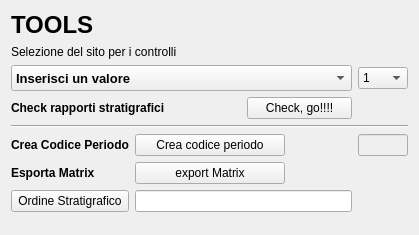
             <widget class="QWidget" name="page">
              <property name="geometry">
               <rect>
                <x>0</x>
                <y>0</y>
                <width>419</width>
                <height>235</height>
               </rect>
              </property>
              <attribute name="label">
               <string>Sistemi di controllo</string>
              </attribute>
              <layout class="QGridLayout" name="gridLayout_20">
               <item row="0" column="0">
                <widget class="QLabel" name="label_36">
                 <property name="font">
                  <font>
                   <pointsize>18</pointsize>
                   <weight>75</weight>
                   <bold>true</bold>
                  </font>
                 </property>
                 <property name="text">
                  <string>TOOLS</string>
                 </property>
                </widget>
               </item>
               <item row="1" column="0" colspan="2">
                <widget class="QLabel" name="label_9">
                 <property name="text">
                  <string>Selezione del sito per i controlli</string>
                 </property>
                </widget>
               </item>
               <item row="2" column="0" colspan="3">
                <widget class="QComboBox" name="comboBox_sito_rappcheck">
                 <property name="enabled">
                  <bool>true</bool>
                 </property>
                 <property name="minimumSize">
                  <size>
                   <width>341</width>
                   <height>26</height>
                  </size>
                 </property>
                 <property name="font">
                  <font>
                   <pointsize>10</pointsize>
                   <weight>75</weight>
                   <bold>true</bold>
                  </font>
                 </property>
                 <property name="mouseTracking">
                  <bool>true</bool>
                 </property>
                 <property name="editable">
                  <bool>false</bool>
                 </property>
                 <property name="maxVisibleItems">
                  <number>99999</number>
                 </property>
                 <property name="maxCount">
                  <number>2147483647</number>
                 </property>
                 <item>
                  <property name="text">
                   <string>Inserisci un valore</string>
                  </property>
                 </item>
                </widget>
               </item>
               <item row="3" column="0" colspan="2">
                <widget class="QLabel" name="label_70">
                 <property name="font">
                  <font>
                   <weight>75</weight>
                   <bold>true</bold>
                  </font>
                 </property>
                 <property name="text">
                  <string>Check rapporti stratigrafici</string>
                 </property>
                </widget>
               </item>
               <item row="6" column="0">
                <widget class="QLabel" name="label_48">
                 <property name="font">
                  <font>
                   <weight>75</weight>
                   <bold>true</bold>
                  </font>
                 </property>
                 <property name="text">
                  <string>Crea Codice Periodo</string>
                 </property>
                </widget>
               </item>
               <item row="6" column="1" colspan="2">
                <widget class="QPushButton" name="pushButton_crea_codice_periodo">
                 <property name="maximumSize">
                  <size>
                   <width>150</width>
                   <height>16777215</height>
                  </size>
                 </property>
                 <property name="font">
                  <font>
                   <pointsize>9</pointsize>
                  </font>
                 </property>
                 <property name="toolTip">
                  <string>Show Selcted Features</string>
                 </property>
                 <property name="text">
                  <string>Crea codice periodo</string>
                 </property>
                 <property name="icon">
                  <iconset resource="resources.qrc">
                   <normaloff>:/images/sheet.png</normaloff>:/images/sheet.png</iconset>
                 </property>
                </widget>
               </item>
               <item row="6" column="3">
                <widget class="QLineEdit" name="lineEdit_codice_periodo">
                 <property name="enabled">
                  <bool>false</bool>
                 </property>
                </widget>
               </item>
               <item row="7" column="0">
                <widget class="QLabel" name="label_45">
                 <property name="font">
                  <font>
                   <weight>75</weight>
                   <bold>true</bold>
                  </font>
                 </property>
                 <property name="text">
                  <string>Esporta Matrix</string>
                 </property>
                </widget>
               </item>
               <item row="7" column="1" colspan="2">
                <widget class="QPushButton" name="pushButton_export_matrix">
                 <property name="maximumSize">
                  <size>
                   <width>150</width>
                   <height>16777215</height>
                  </size>
                 </property>
                 <property name="font">
                  <font>
                   <pointsize>9</pointsize>
                  </font>
                 </property>
                 <property name="toolTip">
                  <string>Export PDF</string>
                 </property>
                 <property name="text">
                  <string>export Matrix</string>
                 </property>
                 <property name="icon">
                  <iconset resource="resources.qrc">
                   <normaloff>:/images/sheet.png</normaloff>:/images/sheet.png</iconset>
                 </property>
                </widget>
               </item>
               <item row="8" column="0">
                <widget class="QPushButton" name="pushButton_orderLayers">
                 <property name="font">
                  <font>
                   <pointsize>9</pointsize>
                  </font>
                 </property>
                 <property name="text">
                  <string>Ordine Stratigrafico</string>
                 </property>
                </widget>
               </item>
               <item row="8" column="1" colspan="2">
                <widget class="QLineEdit" name="lineEditOrderLayer">
                 <property name="enabled">
                  <bool>true</bool>
                 </property>
                </widget>
               </item>
               <item row="9" column="2">
                <spacer name="verticalSpacer_3">
                 <property name="orientation">
                  <enum>Qt::Vertical</enum>
                 </property>
                 <property name="sizeHint" stdset="0">
                  <size>
                   <width>20</width>
                   <height>209</height>
                  </size>
                 </property>
                </spacer>
               </item>
               <item row="2" column="3">
                <widget class="QComboBox" name="comboBox_area_rappcheck">
                 <item>
                  <property name="text">
                   <string>1</string>
                  </property>
                 </item>
                 <item>
                  <property name="text">
                   <string>2</string>
                  </property>
                 </item>
                 <item>
                  <property name="text">
                   <string>3</string>
                  </property>
                 </item>
                 <item>
                  <property name="text">
                   <string>4</string>
                  </property>
                 </item>
                 <item>
                  <property name="text">
                   <string>5</string>
                  </property>
                 </item>
                 <item>
                  <property name="text">
                   <string>6</string>
                  </property>
                 </item>
                 <item>
                  <property name="text">
                   <string>7</string>
                  </property>
                 </item>
                 <item>
                  <property name="text">
                   <string>8</string>
                  </property>
                 </item>
                 <item>
                  <property name="text">
                   <string>9</string>
                  </property>
                 </item>
                 <item>
                  <property name="text">
                   <string>10</string>
                  </property>
                 </item>
                </widget>
               </item>
               <item row="3" column="2">
                <widget class="QPushButton" name="pushButton_rapp_check">
                 <property name="font">
                  <font>
                   <pointsize>9</pointsize>
                  </font>
                 </property>
                 <property name="toolTip">
                  <string>Export PDF</string>
                 </property>
                 <property name="text">
                  <string>Check, go!!!!</string>
                 </property>
                 <property name="icon">
                  <iconset resource="resources.qrc">
                   <normaloff>:/images/sheet.png</normaloff>:/images/sheet.png</iconset>
                 </property>
                </widget>
               </item>
               <item row="4" column="0" colspan="4">
                <widget class="Line" name="line">
                 <property name="orientation">
                  <enum>Qt::Horizontal</enum>
                 </property>
                </widget>
               </item>
              </layout>
             </widget>
